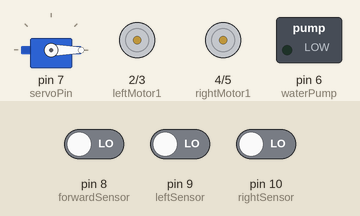
A sketch run on a simulated Arduino Uno, built with avr-gcc and run on an emulated ATmega328P. Parts: servo, motor-driver pin pairs drawn as motors (green arrow = first pin HIGH = forward, orange = second pin HIGH = backward, longer = more drive), switched loads named in the sketch (green lamp = pin HIGH). The test bench sets the inputs (shaded band); at power-on: pin 8 (forwardSensor) LOW, pin 9 (leftSensor) LOW, pin 10 (rightSensor) LOW.

Above: at 1.2 s.
1.3 s: pin 8 (forwardSensor) driven HIGH
At 2.5 s:
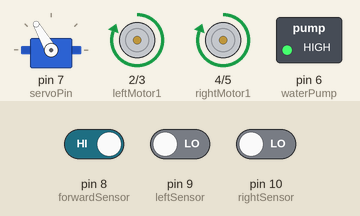
2.8 s: pin 9 (leftSensor) driven HIGH
At 3.7 s:
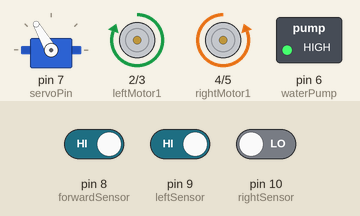
4.3 s: pin 9 (leftSensor) driven LOW
At 4.8 s:
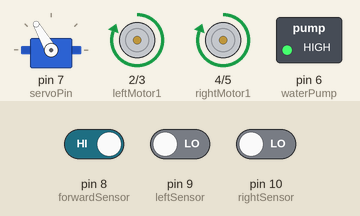
5.8 s: pin 10 (rightSensor) driven HIGH
At 7.0 s:
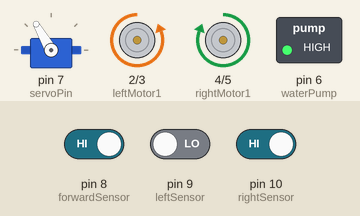
7.3 s: pin 10 (rightSensor) driven LOW
At 8.4 s:
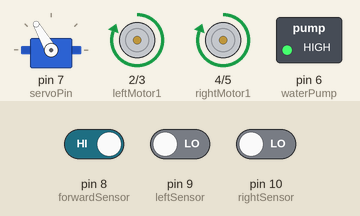
Timing chart, 0 to 9.8 s (numbered marks = the images above; inputs shaded):
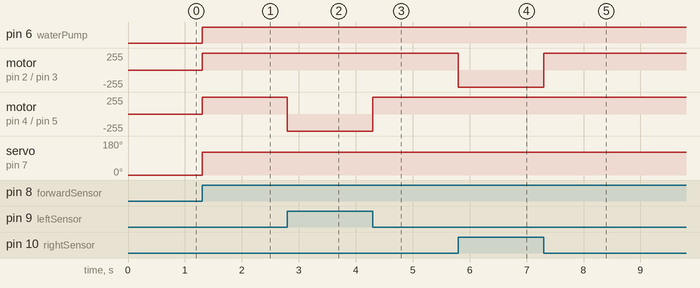

The sketch:

fire.ino
```cpp
#include <Wire.h>
#include <Servo.h>

// Define the pins for the flame sensors, motors, and servo
const int leftSensor = 9;
const int rightSensor = 10;
const int forwardSensor = 8;
const int leftMotor1 = 2;
const int leftMotor2 = 3;
const int rightMotor1 = 4;
const int rightMotor2 = 5;
const int waterPump = 6;
const int servoPin = 7; // Adjust the pin number if necessary

// Create a servo object
Servo myservo;

// Declare a boolean variable to track water pump status and fire status
bool isWaterPumpOn = false;
bool fire = false;

// Initialize the flame sensors, motors, and servo
void setup()
{
    pinMode(leftSensor, INPUT);
    pinMode(rightSensor, INPUT);

    pinMode(forwardSensor, INPUT);
    pinMode(leftMotor1, OUTPUT);
    pinMode(leftMotor2, OUTPUT);
    pinMode(rightMotor1, OUTPUT);
    pinMode(rightMotor2, OUTPUT);
    pinMode(waterPump, OUTPUT); // Set the water pump pin as an output

    // Attach the servo to the pin
    myservo.attach(servoPin);

    // Set the initial position of the servo
    myservo.write(0);
}

// Loop forever
void loop()
{
    // Check if there is fire
    if (digitalRead(leftSensor) == HIGH || digitalRead(rightSensor) == HIGH || digitalRead(forwardSensor) == HIGH)
    {
        fire = true;
    }
    else
    {
        fire = false;
    }

    // If there is fire, move the robot towards it
    if (fire)
    {
        if (digitalRead(leftSensor) == HIGH)
        {
            // Turn left

            digitalWrite(leftMotor1, HIGH);
            digitalWrite(leftMotor2, LOW);
            digitalWrite(rightMotor1, LOW);
            digitalWrite(rightMotor2, HIGH);
        }
        else if (digitalRead(rightSensor) == HIGH)
        {
            // Turn right
            digitalWrite(leftMotor1, LOW);
            digitalWrite(leftMotor2, HIGH);
            digitalWrite(rightMotor1, HIGH);
            digitalWrite(rightMotor2, LOW);
        }
        else if (digitalRead(forwardSensor) == HIGH)
        {
            // Move forward
            digitalWrite(leftMotor1, HIGH);
            digitalWrite(leftMotor2, LOW);
            digitalWrite(rightMotor1, HIGH);
            digitalWrite(rightMotor2, LOW);
        }
    }
    else
    {
        // No fire detected, stop the motors
        digitalWrite(leftMotor1, LOW);
        digitalWrite(leftMotor2, LOW);
        digitalWrite(rightMotor1, LOW);
        digitalWrite(rightMotor2, LOW);
    }

    // If the robot is close to the fire and the left sensor is detecting fire, turn on the water pump and spray water
    if (fire && (digitalRead(leftSensor) == HIGH || digitalRead(rightSensor) == HIGH || digitalRead(forwardSensor) == HIGH))

    {
        digitalWrite(waterPump, HIGH);
        isWaterPumpOn = true;

        // Rotate the servo to spray water at the sight where the fire is detected
        myservo.write(120);
        delay(500); // Delay for spraying water
    }

    else
    {
        digitalWrite(waterPump, LOW);
        isWaterPumpOn = false;

        // Set the servo back to 0 degrees when the fire is extinguished
        myservo.write(0);
    }
}
```

Measured:
- after the input at 1.3 s, pin 6 (waterPump): LOW → HIGH at once; motor on pin 2 (leftMotor1) / pin 3 (leftMotor2), motor on pin 4 (rightMotor1) / pin 5 (rightMotor2): stopped → forward 255/255 at once; servo on pin 7 (servoPin): 0° → 120° at once
- after the input at 2.8 s, motor on pin 4 (rightMotor1) / pin 5 (rightMotor2): forward 255/255 → backward 255/255 at once
- after the input at 4.3 s, motor on pin 4 (rightMotor1) / pin 5 (rightMotor2): backward 255/255 → forward 255/255 at once
- after the input at 5.8 s, motor on pin 2 (leftMotor1) / pin 3 (leftMotor2): forward 255/255 → backward 255/255 at once
- after the input at 7.3 s, motor on pin 2 (leftMotor1) / pin 3 (leftMotor2): backward 255/255 → forward 255/255 at once
